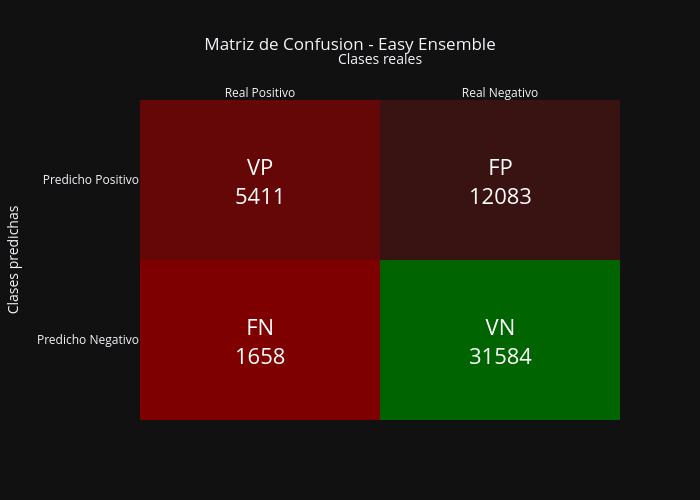

Write notebook code for a chart like this one.
### Markdown cell above
### 11.2 Easy Ensemble

Entrena multiples clasificadores AdaBoost, cada uno sobre un subconjunto balanceado diferente de la clase mayoritaria. La prediccion final es el promedio de todos los clasificadores.

### Code cell
easy_model = ImbPipeline(steps=[
    ("preprocessor", preprocessor_no_scaled),
    ("model", EasyEnsembleClassifier(random_state=SEED, n_jobs=-1))
])

metrics_easy = evaluate_model(easy_model, "Easy Ensemble")

### Figure 1 — Plotly figure (JSON) as saved in the notebook; plotly's stock layout.template omitted (floating-point values rounded to 4 significant figures)
{"data": [{"coloraxis": "coloraxis", "hovertemplate": "x: %{x}<br>y: %{y}<br>color: %{z}<extra></extra>", "name": "0", "type": "heatmap", "x": ["Real Positivo", "Real Negativo"], "xaxis": "x", "y": ["Predicho Positivo", "Predicho Negativo"], "yaxis": "y", "z": [[5411, 12083], [1658, 31584]]}], "layout": {"annotations": [{"font": {"color": "white", "size": 22}, "showarrow": false, "text": "VP<br>5411", "x": "Real Positivo", "y": "Predicho Positivo"}, {"font": {"color": "white", "size": 22}, "showarrow": false, "text": "FP<br>12083", "x": "Real Negativo", "y": "Predicho Positivo"}, {"font": {"color": "white", "size": 22}, "showarrow": false, "text": "FN<br>1658", "x": "Real Positivo", "y": "Predicho Negativo"}, {"font": {"color": "white", "size": 22}, "showarrow": false, "text": "VN<br>31584", "x": "Real Negativo", "y": "Predicho Negativo"}], "coloraxis": {"colorscale": [[0, "#7f0000"], [0.5, "#1a1a1a"], [1, "#006400"]], "showscale": false}, "height": 500, "title": {"text": "Matriz de Confusion - Easy Ensemble", "x": 0.5}, "width": 700, "xaxis": {"anchor": "y", "domain": [0, 1], "side": "top", "title": {"text": "Clases reales"}}, "yaxis": {"anchor": "x", "autorange": "reversed", "domain": [0, 1], "title": {"text": "Clases predichas"}}}}
